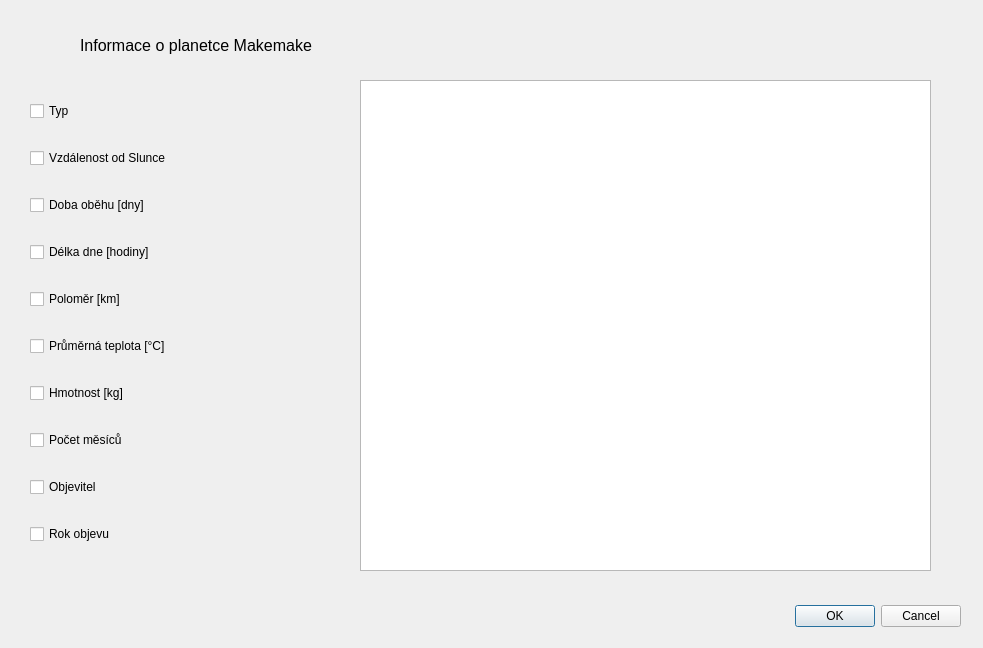
<?xml version="1.0" encoding="UTF-8"?>
<ui version="4.0">
 <class>DialogMakemake</class>
 <widget class="QDialog" name="DialogMakemake">
  <property name="geometry">
   <rect>
    <x>0</x>
    <y>0</y>
    <width>983</width>
    <height>648</height>
   </rect>
  </property>
  <property name="windowTitle">
   <string>Dialog</string>
  </property>
  <widget class="QDialogButtonBox" name="buttonBox">
   <property name="geometry">
    <rect>
     <x>620</x>
     <y>600</y>
     <width>341</width>
     <height>32</height>
    </rect>
   </property>
   <property name="orientation">
    <enum>Qt::Horizontal</enum>
   </property>
   <property name="standardButtons">
    <set>QDialogButtonBox::Cancel|QDialogButtonBox::Ok</set>
   </property>
  </widget>
  <widget class="QWidget" name="verticalLayoutWidget">
   <property name="geometry">
    <rect>
     <x>30</x>
     <y>80</y>
     <width>301</width>
     <height>491</height>
    </rect>
   </property>
   <layout class="QVBoxLayout" name="verticalLayout">
    <item>
     <widget class="QCheckBox" name="checkBox_2">
      <property name="text">
       <string>Typ</string>
      </property>
     </widget>
    </item>
    <item>
     <widget class="QCheckBox" name="checkBox_4">
      <property name="text">
       <string>Vzdálenost od Slunce</string>
      </property>
     </widget>
    </item>
    <item>
     <widget class="QCheckBox" name="checkBox_5">
      <property name="text">
       <string>Doba oběhu [dny]</string>
      </property>
     </widget>
    </item>
    <item>
     <widget class="QCheckBox" name="checkBox_8">
      <property name="text">
       <string>Délka dne [hodiny]</string>
      </property>
     </widget>
    </item>
    <item>
     <widget class="QCheckBox" name="checkBox_9">
      <property name="text">
       <string>Poloměr [km]</string>
      </property>
     </widget>
    </item>
    <item>
     <widget class="QCheckBox" name="checkBox_7">
      <property name="text">
       <string>Průměrná teplota [°C]</string>
      </property>
     </widget>
    </item>
    <item>
     <widget class="QCheckBox" name="checkBox_10">
      <property name="text">
       <string>Hmotnost [kg]</string>
      </property>
     </widget>
    </item>
    <item>
     <widget class="QCheckBox" name="checkBox_6">
      <property name="text">
       <string>Počet měsíců</string>
      </property>
     </widget>
    </item>
    <item>
     <widget class="QCheckBox" name="checkBox_3">
      <property name="text">
       <string>Objevitel</string>
      </property>
     </widget>
    </item>
    <item>
     <widget class="QCheckBox" name="checkBox">
      <property name="text">
       <string>Rok objevu</string>
      </property>
     </widget>
    </item>
   </layout>
  </widget>
  <widget class="QLabel" name="label">
   <property name="geometry">
    <rect>
     <x>80</x>
     <y>30</y>
     <width>291</width>
     <height>31</height>
    </rect>
   </property>
   <property name="text">
    <string>&lt;html&gt;&lt;head/&gt;&lt;body&gt;&lt;p&gt;&lt;span style=&quot; font-size:12pt;&quot;&gt;Informace o planetce Makemake&lt;/span&gt;&lt;/p&gt;&lt;/body&gt;&lt;/html&gt;</string>
   </property>
  </widget>
  <widget class="QTableView" name="tableViewMakemake">
   <property name="geometry">
    <rect>
     <x>360</x>
     <y>80</y>
     <width>571</width>
     <height>491</height>
    </rect>
   </property>
  </widget>
 </widget>
 <resources/>
 <connections>
  <connection>
   <sender>buttonBox</sender>
   <signal>accepted()</signal>
   <receiver>DialogMakemake</receiver>
   <slot>accept()</slot>
   <hints>
    <hint type="sourcelabel">
     <x>248</x>
     <y>254</y>
    </hint>
    <hint type="destinationlabel">
     <x>157</x>
     <y>274</y>
    </hint>
   </hints>
  </connection>
  <connection>
   <sender>buttonBox</sender>
   <signal>rejected()</signal>
   <receiver>DialogMakemake</receiver>
   <slot>reject()</slot>
   <hints>
    <hint type="sourcelabel">
     <x>316</x>
     <y>260</y>
    </hint>
    <hint type="destinationlabel">
     <x>286</x>
     <y>274</y>
    </hint>
   </hints>
  </connection>
 </connections>
</ui>
